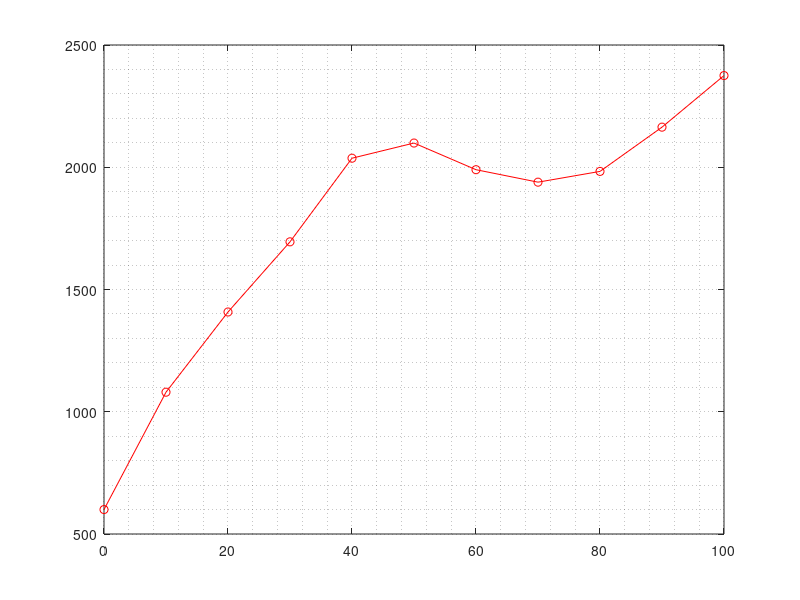

This chart was generated by the following MATLAB code: (Note: this script raises an error after producing the figure.)
A = importdata('mutex_lock_-c.txt');
B = importdata('spin_lock_-c.txt');
C = importdata('my_mutex_lock_-c.txt');
D = importdata('my_spinTAS_lock_-c.txt');
E = importdata('my_spinTTAS_lock_-c.txt');
F = importdata('my_queue_lock_-c.txt');

a=A';
b=B';
c=C';
d=D';
e=E';
f=F';
x1=0:10:100;

figure('Color',[0.8 0.8 0.8]);
%p = polyfit(x,a,1);
%y1 = polyval(p,x);

plot(x1,a,'-o','Color','red');
hold on

grid minor
ax = gca;
ax.XMinorGrid = 'off';
set(gca,'FontSize',15);

title('Time vs WorkInsideCS','FontSize',20);
ylabel('time(ms)','FontSize',20);
xlabel('WorkInsideCS','FontSize',20);
ylim([0 4000]);
xlim([0 100]);

plot(x1,b,'-o','Color','black');
plot(x1,c,'-o','Color','magenta');
plot(x1,d,'-o','Color','cyan');
plot(x1,e,'-o','Color','green');
plot(x1,f,'-o','Color','blue');

l = legend('pthr mutex','pthr spin','myMutex','mySpinTAS','mySpinTTAS','myQueue','Location','southeastoutside');
set(l,'FontSize',20);
